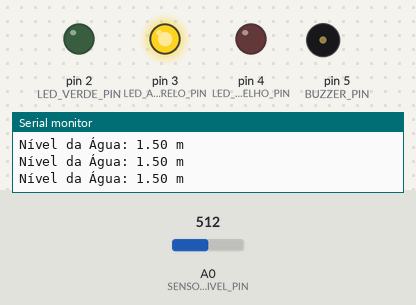
Bench run of a sketch on a simulated Arduino Uno, built with avr-gcc and run on an emulated ATmega328P. Parts: output pins drawn as LEDs (lit = HIGH), buzzer (waves = sounding), the last lines printed to the serial monitor. The inputs (shaded band) are chosen by the test bench; at power-on: A0 (SENSOR_NIVEL_PIN) = 512.

Above: at 1.3 s.
1.4 s: A0 (SENSOR_NIVEL_PIN) set to 672
2.9 s: A0 (SENSOR_NIVEL_PIN) set to 693
At 3.6 s:
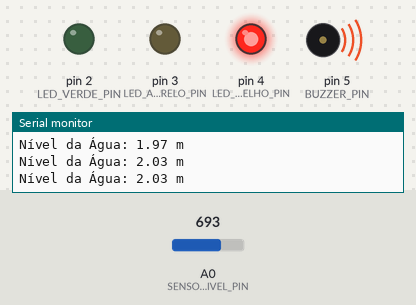
4.5 s: A0 (SENSOR_NIVEL_PIN) set to 306
At 4.8 s:
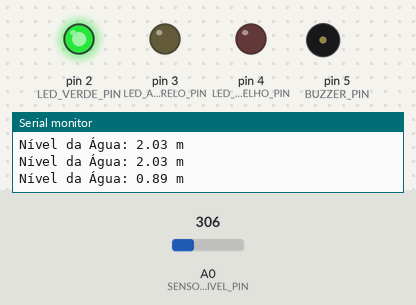
6.0 s: A0 (SENSOR_NIVEL_PIN) set to 326
7.5 s: A0 (SENSOR_NIVEL_PIN) set to 357
At 8.5 s:
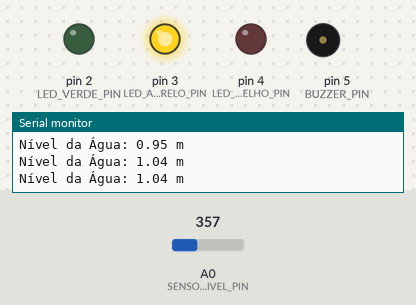
9.0 s: A0 (SENSOR_NIVEL_PIN) set to 122
At 9.7 s:
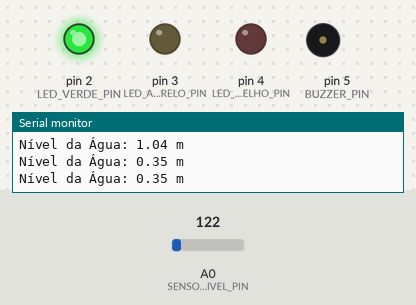
Timing chart, 0 to 11.5 s (numbered marks = the images above; inputs shaded):
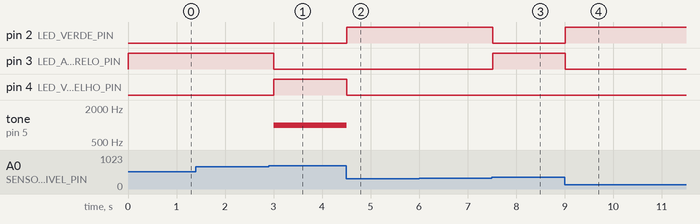

Measured:
- the behaviour switches between 681 and 682 on A0 (SENSOR_NIVEL_PIN) (found by bisection; images 0 and 1)
- the behaviour switches between 340 and 341 on A0 (SENSOR_NIVEL_PIN) (found by bisection; images 2 and 3)
- after the input at 2.9 s, pin 3 (LED_AMARELO_PIN): HIGH → LOW after 0.11 s; pin 4 (LED_VERMELHO_PIN): LOW → HIGH after 0.11 s; tone on pin 5 (BUZZER_PIN): silent → 1000 Hz after 0.11 s
- after the input at 4.5 s, pin 2 (LED_VERDE_PIN): LOW → HIGH at once; pin 4 (LED_VERMELHO_PIN): HIGH → LOW at once; tone on pin 5 (BUZZER_PIN): 1000 Hz → silent at once
- after the input at 7.5 s, pin 2 (LED_VERDE_PIN): HIGH → LOW at once; pin 3 (LED_AMARELO_PIN): LOW → HIGH at once
- after the input at 9.0 s, pin 2 (LED_VERDE_PIN): LOW → HIGH at once; pin 3 (LED_AMARELO_PIN): HIGH → LOW at once

The sketch:

RioSeguro.ino
```cpp
const int SENSOR_NIVEL_PIN = A0;
const int LED_VERDE_PIN = 2;
const int LED_AMARELO_PIN = 3;
const int LED_VERMELHO_PIN = 4;
const int BUZZER_PIN = 5;

// definição dos limites de nível de água (em metros simulados)
// estes valores são ajustados para o range do potenciômetro e são baseados
// nas regras de negócio do Rio Seguro (2.0m para crítico).
const float NIVEL_NORMAL_MAX = 1.0;  // Até 1.0m: Nível Normal (LED Verde)
const float NIVEL_ATENCAO_MAX = 1.9; // Entre 1.0m e 1.9m: Nível de Atenção (LED Amarelo)
const float NIVEL_CRITICO_MIN = 2.0; // De 2.0m em diante: Nível Crítico (LED Vermelho + Buzzer)

void setup() {

  pinMode(LED_VERDE_PIN, OUTPUT);
  pinMode(LED_AMARELO_PIN, OUTPUT);
  pinMode(LED_VERMELHO_PIN, OUTPUT);
  pinMode(BUZZER_PIN, OUTPUT);


  Serial.begin(9600);
}

void loop() {
  int valor_sensor = analogRead(SENSOR_NIVEL_PIN);

  // map() converte o valor_sensor (0-1023) para um range de 0-300.
  // dividimos por 100.0 para obter um valor float em metros (0.0 a 3.0m).
  float nivel_agua_metros = map(valor_sensor, 0, 1023, 0, 300) / 100.0;


  // imprime o nível da água atual no Serial Monitor, útil para verificar as leituras.
  Serial.print("Nível da Água: ");
  Serial.print(nivel_agua_metros);
  Serial.println(" m");


  // compara o nível atual da água com os limites definidos para ativar os alertas.
  if (nivel_agua_metros < NIVEL_NORMAL_MAX) {
    //Acende o LED Verde, apaga os outros e desliga o buzzer.
    digitalWrite(LED_VERDE_PIN, HIGH);
    digitalWrite(LED_AMARELO_PIN, LOW);
    digitalWrite(LED_VERMELHO_PIN, LOW);
    noTone(BUZZER_PIN);
  } else if (nivel_agua_metros >= NIVEL_NORMAL_MAX && nivel_agua_metros < NIVEL_CRITICO_MIN) {
    //Acende o LED Amarelo, apaga os outros e desliga o buzzer.
    digitalWrite(LED_VERDE_PIN, LOW);
    digitalWrite(LED_AMARELO_PIN, HIGH);
    digitalWrite(LED_VERMELHO_PIN, LOW);
    noTone(BUZZER_PIN);
  } else { // Se o nível_agua_metros for igual ou maior que NIVEL_CRITICO_MIN
    // Nível Crítico: Acende o LED Vermelho e liga o Buzzer.
    digitalWrite(LED_VERDE_PIN, LOW);
    digitalWrite(LED_AMARELO_PIN, LOW);
    digitalWrite(LED_VERMELHO_PIN, HIGH);
    tone(BUZZER_PIN, 1000);
  }

  // Pequeno atraso para estabilizar as leituras e evitar leituras muito rápidas.
  delay(500);
}
```
